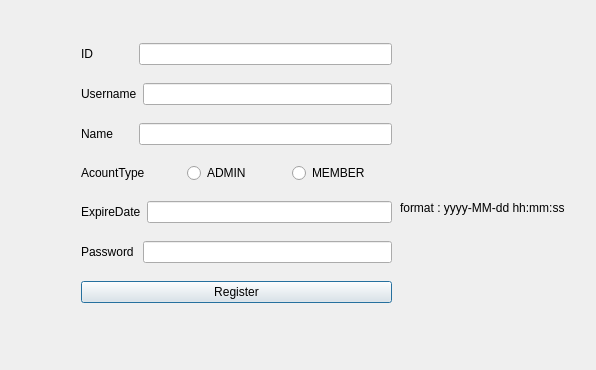
<?xml version="1.0" encoding="UTF-8"?>
<ui version="4.0">
 <class>Window_RegisterNewAccount</class>
 <widget class="QDialog" name="Window_RegisterNewAccount">
  <property name="geometry">
   <rect>
    <x>0</x>
    <y>0</y>
    <width>596</width>
    <height>370</height>
   </rect>
  </property>
  <property name="windowTitle">
   <string>Dialog</string>
  </property>
  <widget class="QLabel" name="label">
   <property name="geometry">
    <rect>
     <x>400</x>
     <y>200</y>
     <width>181</width>
     <height>16</height>
    </rect>
   </property>
   <property name="text">
    <string>format : yyyy-MM-dd hh:mm:ss</string>
   </property>
  </widget>
  <widget class="QWidget" name="layoutWidget">
   <property name="geometry">
    <rect>
     <x>81</x>
     <y>31</y>
     <width>311</width>
     <height>291</height>
    </rect>
   </property>
   <layout class="QVBoxLayout" name="verticalLayout">
    <item>
     <layout class="QHBoxLayout" name="horizontalLayout_6">
      <item>
       <widget class="QLabel" name="label_2">
        <property name="text">
         <string>ID            </string>
        </property>
       </widget>
      </item>
      <item>
       <widget class="QLineEdit" name="lineEdit_ID"/>
      </item>
     </layout>
    </item>
    <item>
     <layout class="QHBoxLayout" name="horizontalLayout">
      <item>
       <widget class="QLabel" name="label_Family">
        <property name="text">
         <string>Username</string>
        </property>
       </widget>
      </item>
      <item>
       <widget class="QLineEdit" name="lineEdit_Username"/>
      </item>
     </layout>
    </item>
    <item>
     <layout class="QHBoxLayout" name="horizontalLayout_2">
      <item>
       <widget class="QLabel" name="label_Name">
        <property name="text">
         <string>Name      </string>
        </property>
       </widget>
      </item>
      <item>
       <widget class="QLineEdit" name="lineEdit_Name">
        <property name="enabled">
         <bool>true</bool>
        </property>
       </widget>
      </item>
     </layout>
    </item>
    <item>
     <layout class="QHBoxLayout" name="horizontalLayout_3">
      <item>
       <widget class="QLabel" name="label_AccountType">
        <property name="text">
         <string>AcountType</string>
        </property>
       </widget>
      </item>
      <item>
       <widget class="QRadioButton" name="radioButton_Admin">
        <property name="text">
         <string>ADMIN</string>
        </property>
       </widget>
      </item>
      <item>
       <widget class="QRadioButton" name="radioButton_Member">
        <property name="text">
         <string>MEMBER</string>
        </property>
       </widget>
      </item>
     </layout>
    </item>
    <item>
     <layout class="QHBoxLayout" name="horizontalLayout_4">
      <item>
       <widget class="QLabel" name="label_ExpireDate">
        <property name="text">
         <string>ExpireDate</string>
        </property>
       </widget>
      </item>
      <item>
       <widget class="QLineEdit" name="lineEdit_ExpireDate"/>
      </item>
     </layout>
    </item>
    <item>
     <layout class="QHBoxLayout" name="horizontalLayout_5">
      <item>
       <widget class="QLabel" name="label_Password">
        <property name="text">
         <string>Password </string>
        </property>
       </widget>
      </item>
      <item>
       <widget class="QLineEdit" name="lineEdit_Password"/>
      </item>
     </layout>
    </item>
    <item>
     <widget class="QPushButton" name="pushButton_Register">
      <property name="text">
       <string>Register</string>
      </property>
     </widget>
    </item>
   </layout>
  </widget>
 </widget>
 <resources/>
 <connections/>
</ui>
